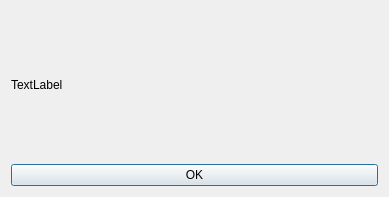
<?xml version="1.0" encoding="UTF-8"?>
<ui version="4.0">
 <class>Dialog</class>
 <widget class="QDialog" name="Dialog">
  <property name="geometry">
   <rect>
    <x>0</x>
    <y>0</y>
    <width>389</width>
    <height>197</height>
   </rect>
  </property>
  <property name="windowTitle">
   <string>Dialog</string>
  </property>
  <layout class="QVBoxLayout" name="verticalLayout">
   <item>
    <widget class="QLabel" name="label">
     <property name="text">
      <string>TextLabel</string>
     </property>
    </widget>
   </item>
   <item>
    <widget class="QPushButton" name="pushButton">
     <property name="text">
      <string>OK</string>
     </property>
    </widget>
   </item>
  </layout>
 </widget>
 <resources/>
 <connections/>
</ui>
